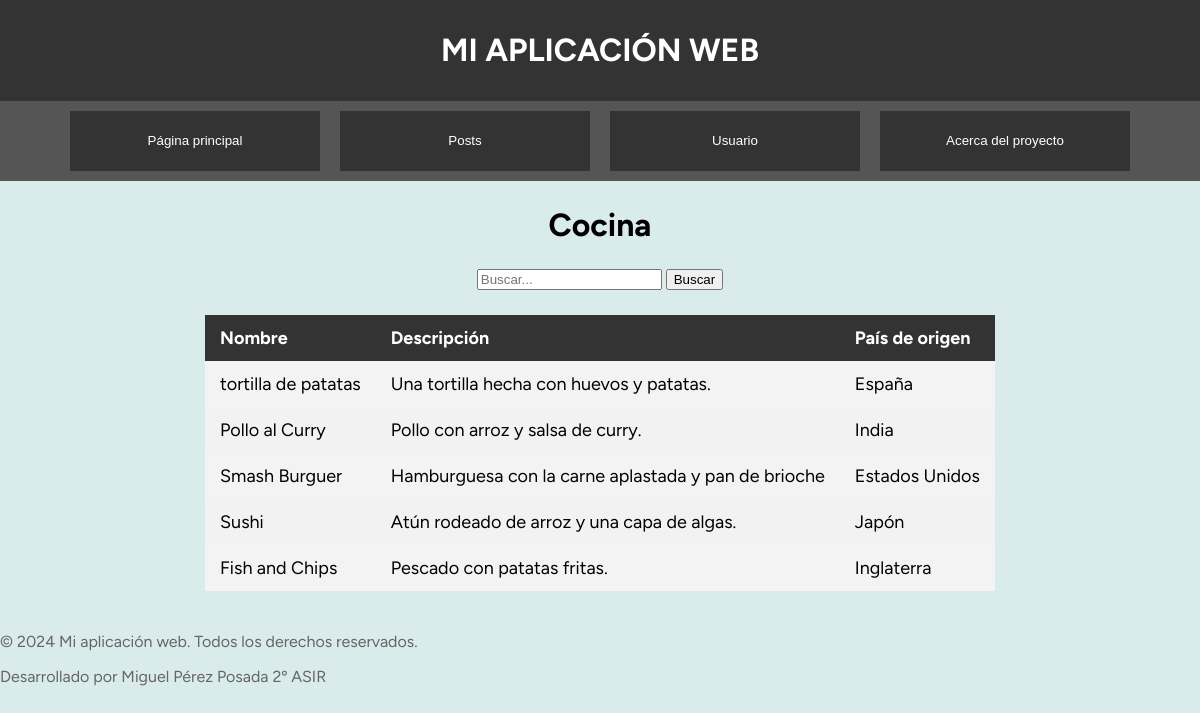
/posts/cocina, run on the app's committed database.
### apps/models.py (models this page shows)
class Cocina(models.Model):
    nombre=models.CharField(max_length=50)
    descripcion=models.CharField(max_length=200)
    pais_origen=models.CharField(max_length=50)
    id_ocio=models.IntegerField()
    class Meta:
        db_table='cocina'

### appmiguel/views.py (the view)
# urls.py: path('posts/cocina', views.cocina, name='cocina'),
def cocina(request):
    query = request.GET.get('q')
    cocina=Cocina.objects.all()
    if query:
        cocina = cocina.filter(nombre__icontains=query)
    return render(request, "cocina.html",{"cocina":cocina})

### appmiguel/templates/cocina.html (shortened to what this page needs)
{% extends "plantilla.html" %}
{% block content %}
        <h2>Cocina</h2>
        <div class="formulario">
            <form method="GET" action="{% url 'cocina' %}">
                <input type="text" class="form-control" name="q" value="{{ request.GET.q|default_if_none:'' }}" placeholder="Buscar...">
                <input type="submit" class="btn btn-primary" value="Buscar">
            </form>
        </div>
    <table class="styled-table">
        <thead>
            <tr>
                <th>Nombre</th>
                <th>Descripci&oacute;n</th>
                <th>Pa&iacute;s de origen</th>
            </tr>
        </thead>
        <tbody>
            {% for plato in cocina %}
                <tr>
                    <td>{{ plato.nombre }}</td>
                    <td>{{ plato.descripcion }}</td>
                    <td>{{ plato.pais_origen }}</td>
                </tr>
            {% endfor %}
        </tbody>
    </table>
{% endblock %}

### appmiguel/templates/plantilla.html (shortened to what this page needs)
<!DOCTYPE html>
<html>
<head>
    <link href="https://fonts.bunny.net/css?family=figtree:400,600&display=swap" rel="stylesheet" />
</head>
<body>
<div class="header">
    <header>
        <h1>MI APLICACIÓN WEB</h1>
    </header>
    <nav>
        <button class="botones">
            <a href="/">Página principal</a>
        </button>
        <button class="botones" onclick="toggleMenu('menuDesplegable2')">Posts </button>
            <button class="botones" onclick="toggleMenu('menuDesplegable')">Usuario </button>
        <button class="botones">
            <a href="/proyecto">Acerca del proyecto</a>
        </button>
    </nav>
</div>
<main>
    {% block content %}{% endblock %}
</main>
<footer>
    <div class="contenedor">
        <p>© 2024 Mi aplicación web. Todos los derechos reservados.</p>
        <p>Desarrollado por Miguel Pérez Posada 2º ASIR</p>
    </div>
</footer>
</body>
</html>

### appmiguel/templates/plantilla.html (style rules this page uses)
body { margin-top: 10px; font-family: 'figtree', sans-serif; align-items: center; justify-content: center; min-height: 100vh; background-color: #d9eceb; }
header { background-color: #333; color: white; padding: 10px; text-align: center; }
nav { background-color: #555; padding: 10px; display: flex; justify-content: center; }
.botones { margin: 0 10px; padding: 8px 16px; color: white; background-color: #333; border: none; border-radius: 0px; cursor: pointer; height: 60px; width: 250px; transition: background-color 0.3s; }
footer { margin-top: auto; }
.contenedor { color: #656564; display: inline-block; }
a { color: white; padding: 12px 16px; text-decoration: none; display: block; }

### appmiguel/templates/cocina.html (style rules this page uses)
body { font-family: 'figtree', sans-serif; margin: 0; padding: 0; }
h2 { border-collapse: collapse; margin: 25px auto; font-size: 32px; text-align: center; }
.formulario { text-align: center; }
.styled-table { border:2px; border-collapse: collapse; margin: 25px auto; font-size: 18px; min-width: 400px; background-color: #f3f3f3; }
.styled-table th, .styled-table td { padding: 12px 15px; text-align: left; }
.styled-table th { background-color: #333; color: white; }
.styled-table tr:nth-of-type(even) { background-color: #f2f2f2; }

### data on the page
Cocina: nombre "tortilla de patatas", descripcion "Una tortilla hecha con huevos y patatas.", pais_origen "España"
Cocina: nombre "Pollo al Curry", descripcion "Pollo con arroz y salsa de curry.", pais_origen "India"
Cocina: nombre "Smash Burguer", descripcion "Hamburguesa con la carne aplastada y pan de brioche", pais_origen "Estados Unidos"
Cocina: nombre "Sushi", descripcion "Atún rodeado de arroz y una capa de algas.", pais_origen "Japón"
Cocina: nombre "Fish and Chips", descripcion "Pescado con patatas fritas.", pais_origen "Inglaterra"
